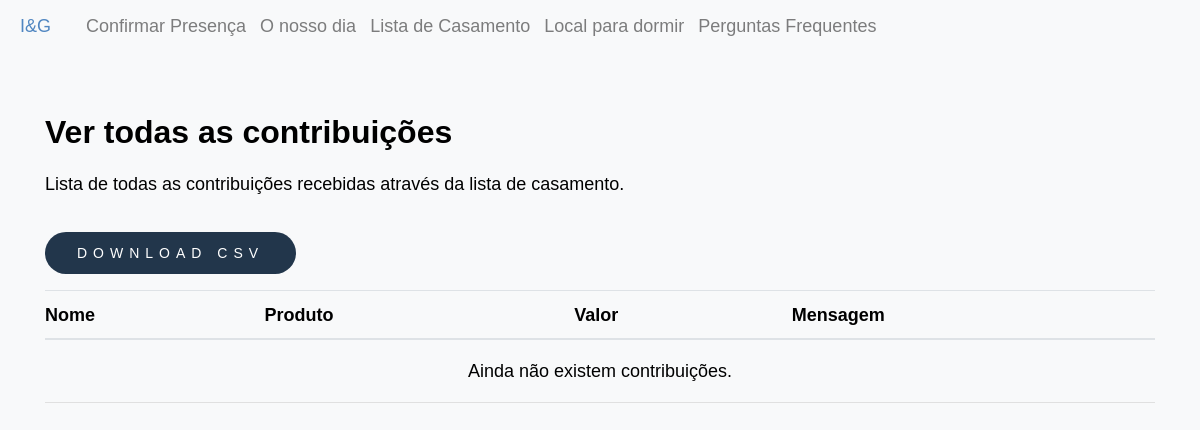
The page /contributions/all on the database as committed earlier.
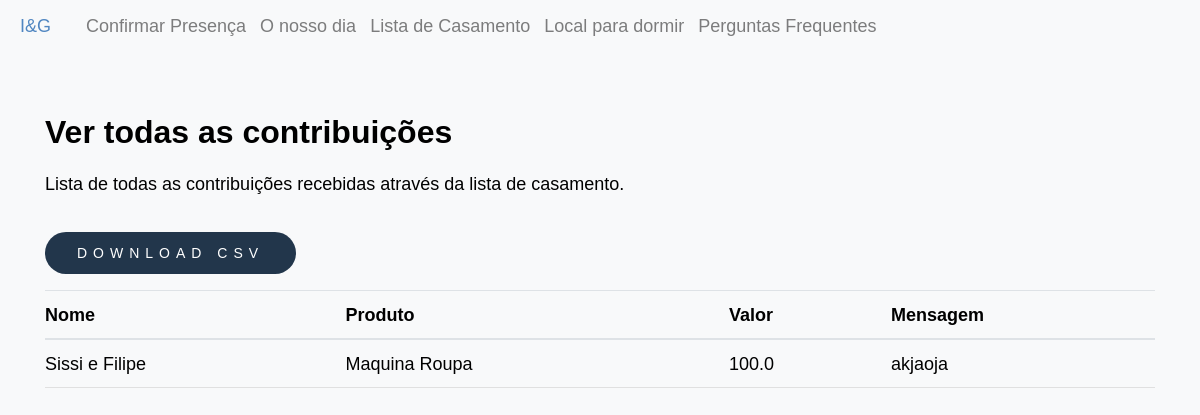
The same page on the database as committed later.
### inesegoncalo/models/contributions.py (models this page shows, shortened)
class Contribution(db.Model ,model.Model,model.Base):
    __tablename__ = 'contribution'
    __table_args__ = {'extend_existing': True}
    id = Column(Integer, primary_key=True)
    name = Column(String(80))
    value_contributed = Column(Float)
    message = Column(Text)
    product_id = Column(Integer, ForeignKey('products.id'))
    product = relationship('Product', back_populates="contributions")

### inesegoncalo/models/products.py (models this page shows, shortened)
class Product(db.Model, model.Model, model.Base):
    __tablename__ = 'products'
    __table_args__ = {'extend_existing': True}
    id = Column(Integer, primary_key=True)
    name = Column(String(80), unique=True, nullable=False)
    description = Column(Text)
    price = Column(Float)
    price_paid = Column(Float, default=0.0)
    store = Column(Text)
    show_price = Column(Boolean, default=True)
    priority = Column(Integer, default=10)
    category_id = Column(Integer, ForeignKey('categories.id'), nullable=True)
    images = relationship('ProductImage', back_populates="product")
    contributions = relationship('Contribution', back_populates="product")
    category = relationship('Category', back_populates="products")

### inesegoncalo/modules/contributions.py (the view)
@bp.route('/all', methods=('GET', 'POST'))
def all():
    contributions = Contribution.query.all()
    return render_template('contributions/all.html',contributions=contributions)

### inesegoncalo/templates/contributions/all.html (shortened to what this page needs)
{% extends 'layout.html' %}
{% block content %}
<div class="edit-page-container container">
    <div class="edit-card">
        <div class="edit-card-header">
            <div>
                <h2>Ver todas as contribuições</h2>
                <p>Lista de todas as contribuições recebidas através da lista de casamento.</p>
            </div>
            <button onclick="generateContributionsCSV()" class="btn btn_contribuir accept">
                Download CSV
            </button>
        </div>
        <div class="edit-table-wrapper">
            <table class="table edit-table">
                <thead>
                    <tr>
                        <th>Nome</th>
                        <th>Produto</th>
                        <th>Valor</th>
                        <th>Mensagem</th>
                    </tr>
                </thead>
                <tbody>
                    {% for contribution in contributions %}
                    <tr>
                        <td>{{ contribution.name }}</td>
                        <td>
                            {% if contribution.product %}
                                {{ contribution.product.name }}
                            {% endif %}
                        </td>
                        <td>{{ contribution.value_contributed }}</td>
                        <td>{{ contribution.message }}</td>
                    </tr>
                    {% else %}
                    <tr>
                        <td colspan="4" style="text-align: center; padding: 1.5rem 0;">
                            Ainda não existem contribuições.
                        </td>
                    </tr>
                    {% endfor %}
                </tbody>
            </table>
        </div>
    </div>
</div>
{% endblock %}

### inesegoncalo/templates/layout.html (shortened to what this page needs)
<!DOCTYPE html>
<html lang="en">
    <head>
        <link href="https://maxcdn.bootstrapcdn.com/bootstrap/4.1.3/css/bootstrap.min.css" rel="stylesheet">
        <link href="{{ url_for('static', filename='style/main.css')}}" rel="stylesheet">
        <link href="{{ url_for('static', filename='style/vendor.css')}}" rel="stylesheet">
        <link href="{{ url_for('static', filename='style/confirmation.css')}}" rel="stylesheet">
        <link href="{{ url_for('static', filename='style/card.css')}}" rel="stylesheet">
        <link href="{{ url_for('static', filename='style/contribution.css')}}" rel="stylesheet">
        <link href="{{ url_for('static', filename='style/timeline.css')}}" rel="stylesheet">
        <link href="{{ url_for('static', filename='style/lista_casamento.css')}}" rel="stylesheet">
        <link rel="stylesheet" href="https://use.fontawesome.com/releases/v5.2.0/css/all.css">
    <body id="top">
        <div>
            <nav class="navbar navbar-expand-lg navbar-light bg-light">
                <a  class="nav-link"  href="{{url_for('main.index')}}" style="color:#5086c1">
                    I&G
                </a>
                <div class="collapse navbar-collapse" id="navbarText">
                  <ul class="navbar-nav mr-auto">
                    <li class="nav-item">
                        <a class="nav-link" href="{{url_for('confirmations.confirmation')}}">Confirmar Presença</a>
                      </li>
                   <li class="nav-item">
                        <a class="nav-link"  href="{{url_for('main.info')}}">O nosso dia</a>
                    </li>
                    <li class="nav-item">
                        <a class="nav-link" href="{{url_for('products.all')}}">Lista de Casamento</a>
                      </li>
                      <li class="nav-item">
                        <a class="nav-link" href="{{url_for('main.hotels')}}">Local para dormir</a>
                      </li>
                      <li class="nav-item">
                        <a class="nav-link" href="{{url_for('main.faqs')}}">Perguntas Frequentes</a>
                      </li>
                  </ul>
                </div>
              </nav>
            </div>
        {% block content %}
        {% endblock %}
    </body>
</html>

### inesegoncalo/static/style/main.css (style rules this page uses)
html { font-size: 10px; }
html, body { height: 100%; }
body { background: #ffffff; font-family: 'Metropolis', sans-serif; font-size: 1.8rem; font-style: normal; font-weight: normal; line-height: 1.778; color: #000000; margin: 0; padding: 0; position: relative; }
h1, h2, h3, h4, h5, h6, .h1, .h2, .h3, .h4, .h5, .h6 { font-family: 'Metropolis', sans-serif ; font-weight: 700; font-style: normal; color: #000000; font-variant-ligatures: common-ligatures; text-rendering: optimizeLegibility; }
h1, .h1, h2, .h2, h3, .h3, h4, .h4 { margin-top: 6rem; margin-bottom: 1.6rem; }
h2, .h2 { font-size: 3.2rem; line-height: 1.25; }
ul { list-style: disc; }
li { display: list-item; }
ol, ul { margin-left: 1.6rem; }
ul li { padding-left: .4rem; }
table { border-width: 0; width: 100%; max-width: 100%; font-family: 'Metropolis', sans-serif ; border-collapse: collapse; }
th, td { padding: 1.5rem 3.2rem; text-align: left; border-bottom: 1px solid #e0e0e0; }
th { color: #000000; font-family: 'Metropolis', sans-serif ; font-weight: 700; }
th:first-child, td:first-child { padding-left: 0; }
th:last-child, td:last-child { padding-right: 0; }
button, .btn { margin-bottom: 1.6rem; }
input, textarea, select, pre, blockquote, figure, table, p, ul, ol, dl, form, .video-container, .ss-custom-select { margin-bottom: 3.2rem; }
::placeholder { color: #8c8c8c; }
.btn, button, input[type="submit"], input[type="reset"], input[type="button"] { display: inline-block; font-family: 'Metropolis', sans-serif ; font-weight: 700; font-size: 1.1rem; text-transform: uppercase; letter-spacing: .6rem; height: 6rem; line-height: 5.6rem; padding: 0 3.2rem; margin: 0 .4rem 1.6rem 0; color: #ffffff; text-decoration: none; text-align: center; white-space: nowrap; cursor: pointer; transition: all .3s ease-in-out; -webkit-font-smoothing: antialiased; -moz-osx-font-smoothing: grayscale; border-radius: 4px; background-color: #272727; border: 0.2rem solid #272727; }

### inesegoncalo/static/style/card.css (style rules this page uses)
body { background-color: #f8f9fa!important }
.btn_contribuir { background-color: #22364b; color: #ffffff; font-weight: 400; height: 50px; font-size: 14px; border: none; border-radius: 40px; text-transform: uppercase; line-height: 3em !important; height: auto !important; }

### inesegoncalo/static/style/lista_casamento.css (style rules this page uses)
a, a:hover { text-decoration: none; transition: color 0.3s ease-in-out; }

Rows that differ between the two databases and show on the page:
added Contribution: name "Sissi e Filipe", product.name "Maquina Roupa", value_contributed "100.0", message "akjaoja"
Other text that changed with them:
text no longer shown: "Ainda não existem contribuições."
